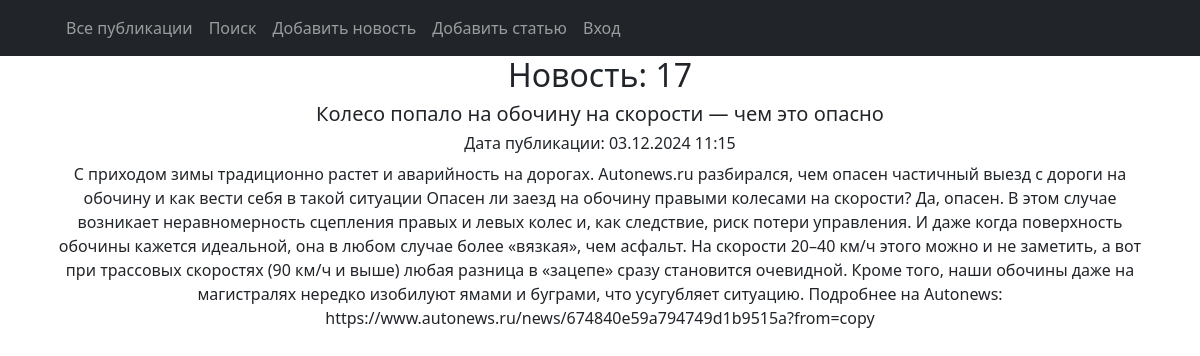
Screenshot of /17/ with the database file from the repository.
### news/models.py (models this page shows, shortened)
class Post(models.Model):
    article = 'ART'
    news = 'NEW'
    TYPE = [
        (article, 'Статья'),
        (news, 'Новость'),
    ]
    post_author = models.ForeignKey(Author, on_delete=models.CASCADE)
    post_type = models.CharField(max_length=3, choices=TYPE, default=article)
    post_time = models.DateTimeField(auto_now_add=True)
    post_category = models.ManyToManyField(Category, through='PostCategory')
    post_title = models.CharField(max_length=255)
    post_text = models.TextField()
    post_rating = models.IntegerField(default=0)

### news/views.py (the view)
# urls.py: path('<int:pk>/', PostDetail.as_view(), name='post_detail'),
class PostDetail(DetailView):
    model = Post
    template_name = 'post.html'
    context_object_name = 'post'

### news/templatetags/custom_filters.py (called while the page is built)
@register.filter()
def censor(text):
    CENS_WORDS = ['подшипник', 'коробка', 'видеорегистратор', 'транспорт', 'безопасность', 'также', 'видео',
                  'отставание', 'место']
    if type(text) != str:
        raise TypeException(f'Недопустимый формат данных (string)!')
    lst = []
    st = ''
    i = 0
    for sym in text:
        i += 1
        if sym.isalpha():
            st += sym
            if i == len(text):
                lst.append(st)
        else:
            if len(st):
                lst.append(st)
            lst.append(sym)
            st = ''
    for i in range(len(lst)):
        if lst[i].lower() in CENS_WORDS:
            lst[i] = lst[i].replace(lst[i], lst[i][:1] + "*" * (len(lst[i]) - 1))
    censored_text = ''
    for word in lst:
        censored_text += word
    return f'{censored_text}'

### templates/post.html (shortened to what this page needs)
{% extends 'flatpages/default.html' %}
{% load custom_filters %}
{% block content %}
    {% if post.post_type == 'NEW' %}
        <h2>Новость: {{ post.id }}</h2>
    {% else %}
        <h2>Статья: {{ post.id }}</h2>
    {% endif %}
    <h5>{{ post.post_title|censor }}</h5>
    <h6>Дата публикации: {{ post.post_time|date:'d.m.Y G:i' }}</h6>
    {{ post.post_text|censor }}
{% endblock content %}

### rows the page displays
Post: id "17", post_title|censor "Колесо попало на обочину на скорости — чем это опасно", post_time "03.12.2024 11:15", post_text|censor "С приходом зимы традиционно растет и аварийность на дорогах. Autonews.ru разбирался, чем опасен частичный выезд с дороги на обочину и как вести себя в такой ситуации Опасен ли заезд на обочину правыми колесами на скорости? Да, опасен. В этом случае возникает неравномерность сцепления правых и левых колес и, как следствие, риск потери управления. И даже когда поверхность обочины кажется идеальной, она в любом случае более «вязкая», чем асфальт. На скорости 20–40 км/ч этого можно и не заметить, а вот при трассовых скоростях (90 км/ч и выше) любая разница в «зацепе» сразу становится очевидной. Кроме того, наши обочины даже на магистралях нередко изобилуют ямами и буграми, что усугубляет…"
